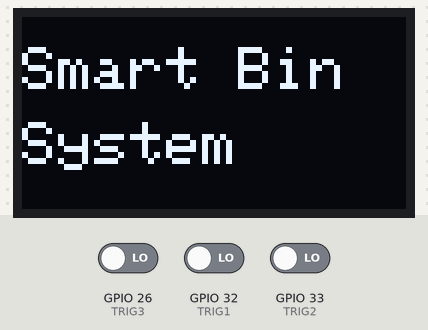
A sketch run on a simulated ESP32. Shown: 128×64 one-colour display. Inputs (shaded band) come from the test bench; at power-on: GPIO 26 (TRIG3) LOW, GPIO 32 (TRIG1) LOW, GPIO 33 (TRIG2) LOW. Uploads are accepted with an empty reply; what the sketch prints to the serial monitor is not drawn.

Above: at 1.6 s.
1.7 s: GPIO 26 (TRIG3) driven HIGH
At 2.3 s:
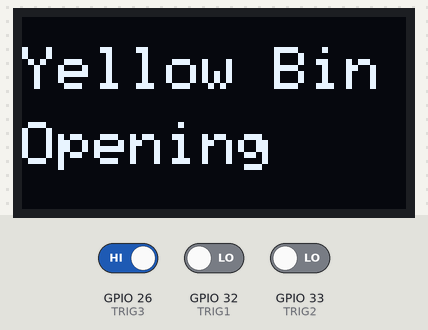
3.5 s: GPIO 32 (TRIG1) driven HIGH
At 5.0 s:
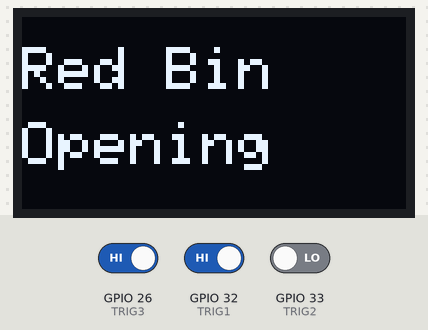
5.5 s: GPIO 32 (TRIG1) driven LOW
At 6.6 s:
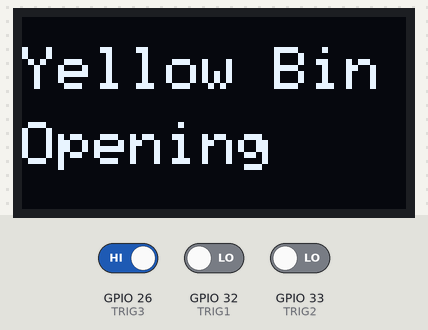
7.5 s: GPIO 33 (TRIG2) driven HIGH
At 9.2 s:
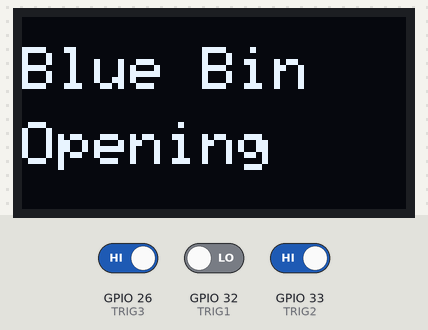
9.5 s: GPIO 33 (TRIG2) driven LOW
At 10.9 s:
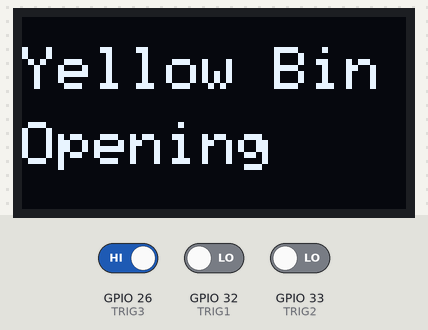
Timing chart, 0 to 12.5 s (numbered marks = the images above; inputs shaded):
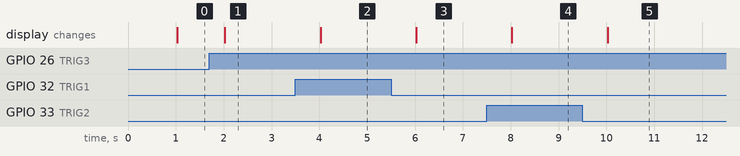

Measured:
- after the input at 1.7 s, the display: changes after 0.33 s (image 1)
- after the input at 3.5 s, the display: changes after 0.53 s (image 2)
- after the input at 5.5 s, the display: changes after 0.53 s (image 3)
- after the input at 7.5 s, the display: changes after 0.53 s (image 4)
- after the input at 9.5 s, the display: changes after 0.53 s (image 5)

The sketch:

master_code.ino
```cpp
#include <WiFi.h>
#include <HTTPClient.h>
#include <Wire.h>
#include <Adafruit_GFX.h>
#include <Adafruit_SSD1306.h>

#define SCREEN_WIDTH 128
#define SCREEN_HEIGHT 64
Adafruit_SSD1306 display(SCREEN_WIDTH, SCREEN_HEIGHT, &Wire, -1);

// WiFi AP
const char* ssid = "ESP32_MASTER";
const char* password = "12345678";

// Slave IPs
String slave1 = "192.168.4.3"; // RED
String slave2 = "192.168.4.4"; // BLUE
String slave3 = "192.168.4.5"; // YELLOW

// Pins
#define TRIG1 32
#define TRIG2 33
#define TRIG3 26

String lastState = "";

// Timing
unsigned long displayStartTime = 0;
const int displayHoldTime = 1000;

// OLED
void showMessage(String line1, String line2 = "") {
  display.clearDisplay();
  display.setTextSize(2);
  display.setTextColor(WHITE);

  display.setCursor(0, 10);
  display.println(line1);

  if (line2 != "") {
    display.setCursor(0, 35);
    display.println(line2);
  }

  display.display();
}

// 🔥 SEND COMMAND
void triggerSlave(String ip) {
  HTTPClient http;

  String url = "http://" + ip + "/command?cmd=RUN";
  http.begin(url);

  int httpCode = http.GET();

  if (httpCode > 0) {
    Serial.println("Triggered: " + ip);
  } else {
    Serial.println("Failed: " + ip);
  }

  http.end();
}

void setup() {
  Serial.begin(115200);

  pinMode(TRIG1, INPUT);
  pinMode(TRIG2, INPUT);
  pinMode(TRIG3, INPUT_PULLDOWN);

  Wire.begin(21, 22);

  display.begin(SSD1306_SWITCHCAPVCC, 0x3C);

  // 🔥 START WIFI AP
  WiFi.softAP(ssid, password);
  Serial.println("Master AP Started");
  Serial.println(WiFi.softAPIP());

  showMessage("System Ready");
}

void loop() {

  bool t1 = digitalRead(TRIG1);
  bool t2 = digitalRead(TRIG2);
  bool t3 = digitalRead(TRIG3);

  unsigned long now = millis();

  if (now - displayStartTime < displayHoldTime) return;

  if (t1) {
    showMessage("Red Bin", "Opening");
    triggerSlave(slave1);
    lastState = "RED";
    displayStartTime = now;
  }

  else if (t2) {
    showMessage("Blue Bin", "Opening");
    triggerSlave(slave2);
    lastState = "BLUE";
    displayStartTime = now;
  }

  else if (t3) {
    showMessage("Yellow Bin", "Opening");
    triggerSlave(slave3);
    lastState = "YELLOW";
    displayStartTime = now;
  }

  else if (lastState != "IDLE") {
    showMessage("Smart Bin", "System");
    lastState = "IDLE";
    displayStartTime = now;
  }
}
```
